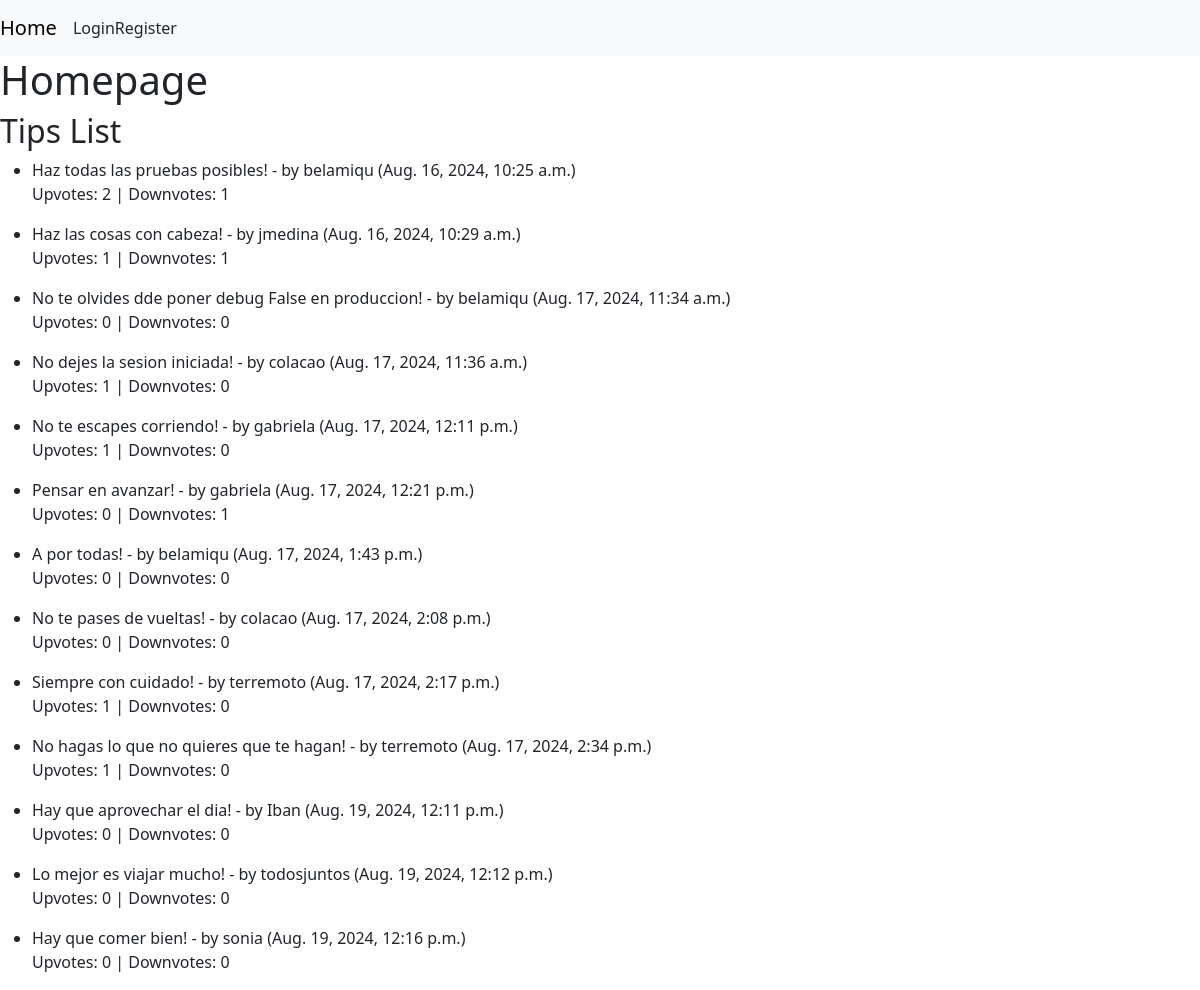
The page / on the database its author committed.
### ex/models.py (models this page shows, shortened)
class Tip(models.Model):
    content = models.TextField()
    author = models.ForeignKey(AUser, on_delete=models.CASCADE)
    date_created = models.DateTimeField(auto_now_add=True)
    upvotes = models.ManyToManyField(AUser, related_name='upvoted_tips', blank=True)
    downvotes = models.ManyToManyField(AUser, related_name='downvoted_tips', blank=True)
    def upvotes_count(self):
        return self.upvotes.count()
    def downvotes_count(self):
        return self.downvotes.count()

class AUser(AbstractUser):
    pass

### ex/views.py (the view)
# urls.py: path('', homepage, name='homepage'),
def homepage(request):
    if request.method == 'POST':
        if request.user.is_authenticated:
            form = TipForm(request.POST)
            if form.is_valid():
                tip = form.save(commit=False)
                tip.author = request.user
                tip.save()
                return redirect('homepage')
    else:
        form = TipForm()
    tips = Tip.objects.all()
    return render(request, 'ex/homepage.html', {'form': form, 'tips': tips})

### ex/templates/ex/homepage.html (shortened to what this page needs)
{% extends 'ex/base.html' %}
{% block content %}
    <h1>Homepage</h1>
    <h2>Tips List</h2>
    <ul>
        {% for tip in tips %}
            <li>
                {{ tip.content }} - by {{ tip.author.username }} ({{ tip.date_created }})
                <p>Upvotes: {{ tip.upvotes_count }} | Downvotes: {{ tip.downvotes_count }}</p>
            </li>
        {% empty %}
            <li>No tips available.</li>
        {% endfor %}
    </ul>
{% endblock %}

### ex/templates/ex/base.html (shortened to what this page needs)
<!DOCTYPE html>
<html lang="en">
<head>
    <link rel="stylesheet" href="https://stackpath.bootstrapcdn.com/bootstrap/5.3.0/css/bootstrap.min.css">
</head>
<body>
    <header>
        <nav class="navbar navbar-expand-lg navbar-light bg-light">
            <a class="navbar-brand" href="{% url 'homepage' %}">Home</a>
            {% if user.is_authenticated %}
                <a class="nav-link" href="{% url 'logout' %}">Logout</a>
            {% else %}
                <a class="nav-link" href="{% url 'login' %}">Login</a>
                <a class="nav-link" href="{% url 'register' %}">Register</a>
            {% endif %}
        </nav>
    </header>
    <main>
        {% block content %}
        {% endblock %}
    </main>
</body>
</html>

### rows shown on the page
Tip: content "Haz todas las pruebas posibles!", author.username "belamiqu", date_created "Aug. 16, 2024, 10:25 a.m.", upvotes_count "2", downvotes_count "1"
Tip: content "Haz las cosas con cabeza!", author.username "jmedina", date_created "Aug. 16, 2024, 10:29 a.m.", upvotes_count "1", downvotes_count "1"
Tip: content "No te olvides dde poner debug False en produccion!", author.username "belamiqu", date_created "Aug. 17, 2024, 11:34 a.m.", upvotes_count "0", downvotes_count "0"
Tip: content "No dejes la sesion iniciada!", author.username "colacao", date_created "Aug. 17, 2024, 11:36 a.m.", upvotes_count "1", downvotes_count "0"
Tip: content "No te escapes corriendo!", author.username "gabriela", date_created "Aug. 17, 2024, 12:11 p.m.", upvotes_count "1", downvotes_count "0"
Tip: content "Pensar en avanzar!", author.username "gabriela", date_created "Aug. 17, 2024, 12:21 p.m.", upvotes_count "0", downvotes_count "1"
Tip: content "A por todas!", author.username "belamiqu", date_created "Aug. 17, 2024, 1:43 p.m.", upvotes_count "0", downvotes_count "0"
Tip: content "No te pases de vueltas!", author.username "colacao", date_created "Aug. 17, 2024, 2:08 p.m.", upvotes_count "0", downvotes_count "0"
Tip: content "Siempre con cuidado!", author.username "terremoto", date_created "Aug. 17, 2024, 2:17 p.m.", upvotes_count "1", downvotes_count "0"
Tip: content "No hagas lo que no quieres que te hagan!", author.username "terremoto", date_created "Aug. 17, 2024, 2:34 p.m.", upvotes_count "1", downvotes_count "0"
Tip: content "Hay que aprovechar el dia!", author.username "Iban", date_created "Aug. 19, 2024, 12:11 p.m.", upvotes_count "0", downvotes_count "0"
Tip: content "Lo mejor es viajar mucho!", author.username "todosjuntos", date_created "Aug. 19, 2024, 12:12 p.m.", upvotes_count "0", downvotes_count "0"
Tip: content "Hay que comer bien!", author.username "sonia", date_created "Aug. 19, 2024, 12:16 p.m.", upvotes_count "0", downvotes_count "0"
